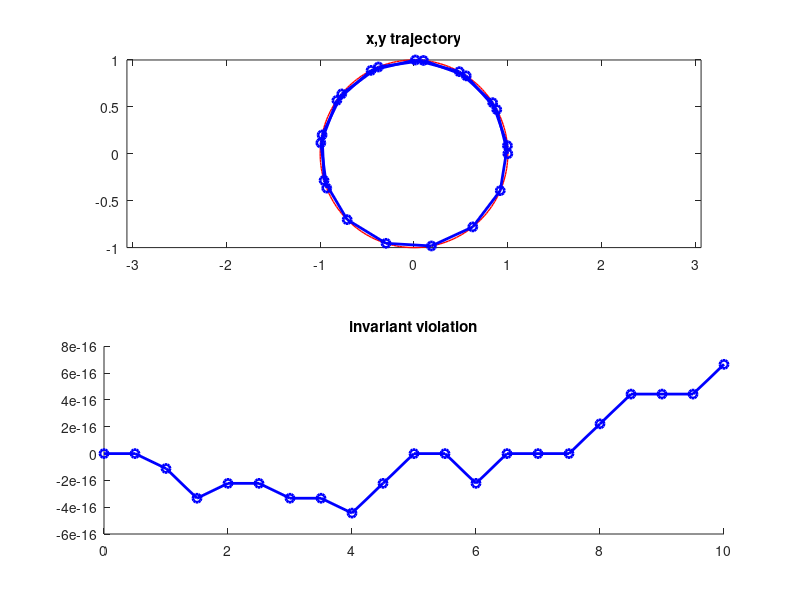

Reproduce this figure in MATLAB.
%
% Solve the ODE
%
% x' = -y
% y' = x
%
% using Crank-Nicolson
%
% x(k+1)   = x(k)-(dt/2)*(y(k)+y(k+1))
% y(k+1)   = y(k)+(dt/2)*(x(k)+x(k+1))
%
%  The implicit step is linear
%
%  /  1    dt/2 \ / x(k+1) \   / x(k) - (dt/2)*y(k) \
%  |            | |        | = |                    |
%  \ -dt/2   1  / \ y(k+1) /   \ y(k) + (dt/2)*x(k) /
%
T_max = 10;
%
% mesh point
%
%
% set initial data
%
t = [0];
x = [1];
y = [0];
%
% Advance
%
dt = 0.5;
M  = [ 1, dt/2; -dt/2, 1 ];
while t(end) < T_max
  x1 = x(end) - (dt/2)*y(end);
  y1 = y(end) + (dt/2)*x(end);
  xy = M\[x1;y1];
  % append solution
  t(end+1) = t(end) + dt;
  x(end+1) = xy(1);
  y(end+1) = xy(2);
end
%
% plot
%
close all;
subplot(2,1,1);
% plot a red circle with the exact solution
hold off
tt = 0:pi/100:2*pi;
xx = cos(tt);
yy = sin(tt);
plot( xx, yy, '-', 'LineWidth', 1, 'Color', 'red' );

% plot a blue dotted line with the numerical solution
hold on
plot( x, y, '-o', 'LineWidth', 2, 'Color', 'blue' );
axis equal
title('x,y trajectory')

subplot(2,1,2);
% plot a blue dotted line with the integral invariant error
hold on
err = x.^2+y.^2-1;
plot( t, err, '-o', 'LineWidth', 2, 'Color', 'blue' );
title('invariant violation');
